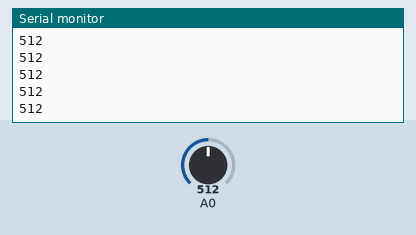
Simulated run of this sketch. Board: Arduino Uno, built with avr-gcc and run on an emulated ATmega328P. Shown: the last lines printed to the serial monitor. The inputs (shaded band) are chosen by the test bench; at power-on: A0 = 512.

Above: at 1.2 s.
1.3 s: A0 set to 716
At 1.8 s:
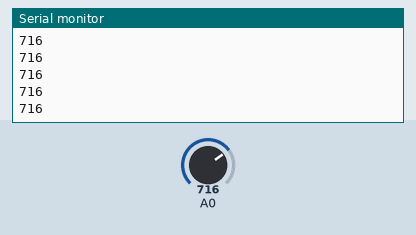
2.8 s: A0 set to 900
At 3.6 s:
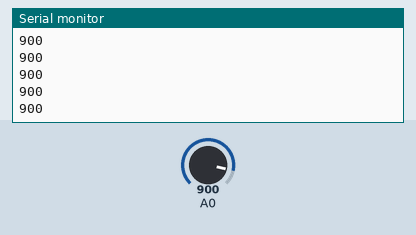
Timing chart, 0 to 5.8 s (numbered marks = the images above; inputs shaded):
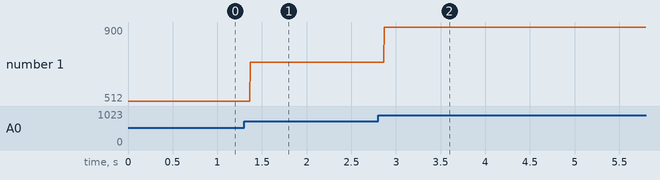

Measured:
- after the input at 1.3 s, the serial monitor: prints a new line after 0.07 s (image 1)
- after the input at 2.8 s, the serial monitor: prints a new line after 0.07 s (image 2)
- plotted number 1: 512 → 716 after the input at 1.3 s, 716 → 900 after the input at 2.8 s

The sketch:

POTANSIYOMETRE.ino
```cpp
int direnc=0;
void setup() {
  Serial.begin(9600);
}

void loop() {
direnc=analogRead(A0);
Serial.println(direnc);

}
```
